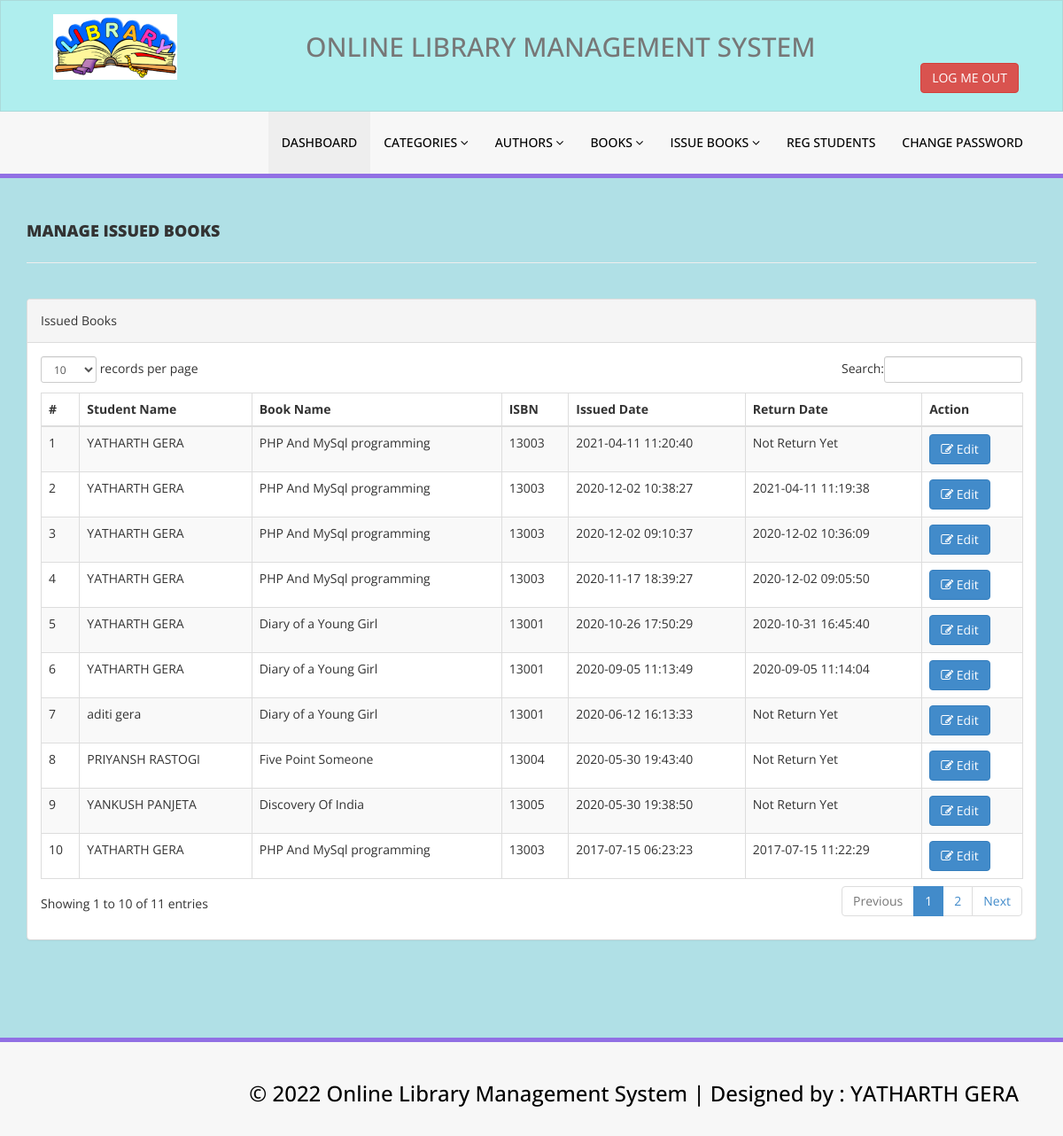
Screenshot of /admin/manage-issued-books.php (signed in) with the database file from the repository.
### tables this page shows
CREATE TABLE `tblissuedbookdetails` (
  `id` int(11) NOT NULL,
  `BookId` int(11) DEFAULT NULL,
  `StudentID` varchar(150) DEFAULT NULL,
  `IssuesDate` timestamp NULL DEFAULT current_timestamp(),
  `ReturnDate` timestamp NULL DEFAULT NULL ON UPDATE current_timestamp(),
  `RetrunStatus` int(1) DEFAULT NULL,
  `fine` int(11) DEFAULT NULL
);

CREATE TABLE `tblstudents` (
  `id` int(11) NOT NULL,
  `StudentId` varchar(100) DEFAULT NULL,
  `FullName` varchar(120) DEFAULT NULL,
  `EmailId` varchar(120) DEFAULT NULL,
  `MobileNumber` char(11) DEFAULT NULL,
  `Password` varchar(120) DEFAULT NULL,
  `Status` int(1) DEFAULT NULL,
  `RegDate` timestamp NULL DEFAULT current_timestamp(),
  `UpdationDate` timestamp NULL DEFAULT NULL ON UPDATE current_timestamp()
);

CREATE TABLE `tblbooks` (
  `id` int(11) NOT NULL,
  `BookName` varchar(255) DEFAULT NULL,
  `CatId` int(11) DEFAULT NULL,
  `AuthorId` int(11) DEFAULT NULL,
  `ISBNNumber` int(11) DEFAULT NULL,
  `BookPrice` int(11) DEFAULT NULL,
  `RegDate` timestamp NULL DEFAULT current_timestamp(),
  `UpdationDate` timestamp NULL DEFAULT NULL ON UPDATE current_timestamp()
);

### admin/manage-issued-books.php (the view, shortened to what this page needs)
<?php
include('includes/config.php');
if(strlen($_SESSION['alogin'])==0)
    {
header('location:index.php');
}
else{
    ?>
<!DOCTYPE html>
<html xmlns="http://www.w3.org/1999/xhtml">
<head>
    <link href="assets/css/bootstrap.css" rel="stylesheet" />
    <link href="assets/css/font-awesome.css" rel="stylesheet" />
    <link href="assets/js/dataTables/dataTables.bootstrap.css" rel="stylesheet" />
    <link href="assets/css/style.css" rel="stylesheet" />
</head>
<body style="background-color:PowderBlue;">
<?php include('includes/header.php');?>
    <div class="content-wrapper">
         <div class="container">
        <div class="row pad-botm">
            <div class="col-md-12">
                <h4 class="header-line">Manage Issued Books</h4>
    </div>
     <div class="row">
</div>
        </div>
            <div class="row">
                <div class="col-md-12">
                    <div class="panel panel-default">
                        <div class="panel-heading">
                          Issued Books
                        </div>
                        <div class="panel-body">
                            <div class="table-responsive">
                                <table class="table table-striped table-bordered table-hover" id="dataTables-example">
                                    <thead>
                                        <tr>
                                            <th>#</th>
                                            <th>Student Name</th>
                                            <th>Book Name</th>
                                            <th>ISBN </th>
                                            <th>Issued Date</th>
                                            <th>Return Date</th>
                                            <th>Action</th>
                                        </tr>
                                    </thead>
                                    <tbody>
<?php $sql = "SELECT tblstudents.FullName,tblbooks.BookName,tblbooks.ISBNNumber,tblissuedbookdetails.IssuesDate,tblissuedbookdetails.ReturnDate,tblissuedbookdetails.id as rid from  tblissuedbookdetails join tblstudents on tblstudents.StudentId=tblissuedbookdetails.StudentId join tblbooks on tblbooks.id=tblissuedbookdetails.BookId order by tblissuedbookdetails.id desc";
$query = $dbh -> prepare($sql);
$query->execute();
$results=$query->fetchAll(PDO::FETCH_OBJ);
$cnt=1;
if($query->rowCount() > 0)
{
foreach($results as $result)
{               ?>
                                        <tr class="odd gradeX">
                                            <td class="center"><?php echo htmlentities($cnt);?></td>
                                            <td class="center"><?php echo htmlentities($result->FullName);?></td>
                                            <td class="center"><?php echo htmlentities($result->BookName);?></td>
                                            <td class="center"><?php echo htmlentities($result->ISBNNumber);?></td>
                                            <td class="center"><?php echo htmlentities($result->IssuesDate);?></td>
                                            <td class="center"><?php if($result->ReturnDate=="")
                                            {
                                                echo htmlentities("Not Return Yet");
                                            } else {
                                            echo htmlentities($result->ReturnDate);
}
                                            ?></td>
                                            <td class="center">
                                            <a href="update-issue-bookdeails.php?rid=<?php echo htmlentities($result->rid);?>"><button class="btn btn-primary"><i class="fa fa-edit "></i> Edit</button>
                                            </td>
                                        </tr>
 <?php $cnt=$cnt+1;}} ?>
                                    </tbody>
                                </table>
                            </div>
                        </div>
                    </div>
                </div>
            </div>
    </div>
    </div>
  <?php include('includes/footer.php');?>
</body>
</html>
<?php } ?>

### admin/assets/css/style.css (style rules this page uses)
.content-wrapper { margin-top: 40px; min-height:800px; padding-bottom:90px; }
.header-line { font-weight:900; padding-bottom:25px; border-bottom:1px solid #eeeeee; text-transform:uppercase; }
.pad-botm { padding-bottom:30px; }

### rows the page displays
tblissuedbookdetails: tblstudents.FullName "YATHARTH GERA", BookId.BookName "PHP And MySql programming", BookId.ISBNNumber "13003", IssuesDate "2021-04-11 11:20:40"
tblissuedbookdetails: tblstudents.FullName "YATHARTH GERA", BookId.BookName "PHP And MySql programming", BookId.ISBNNumber "13003", IssuesDate "2020-12-02 10:38:27", ReturnDate "2021-04-11 11:19:38"
tblissuedbookdetails: tblstudents.FullName "YATHARTH GERA", BookId.BookName "PHP And MySql programming", BookId.ISBNNumber "13003", IssuesDate "2020-12-02 09:10:37", ReturnDate "2020-12-02 10:36:09"
tblissuedbookdetails: tblstudents.FullName "YATHARTH GERA", BookId.BookName "PHP And MySql programming", BookId.ISBNNumber "13003", IssuesDate "2020-11-17 18:39:27", ReturnDate "2020-12-02 09:05:50"
tblissuedbookdetails: tblstudents.FullName "YATHARTH GERA", BookId.BookName "Diary of a Young Girl", BookId.ISBNNumber "13001", IssuesDate "2020-10-26 17:50:29", ReturnDate "2020-10-31 16:45:40"
tblissuedbookdetails: tblstudents.FullName "YATHARTH GERA", BookId.BookName "Diary of a Young Girl", BookId.ISBNNumber "13001", IssuesDate "2020-09-05 11:13:49", ReturnDate "2020-09-05 11:14:04"
tblissuedbookdetails: tblstudents.FullName "aditi gera", BookId.BookName "Diary of a Young Girl", BookId.ISBNNumber "13001", IssuesDate "2020-06-12 16:13:33"
tblissuedbookdetails: tblstudents.FullName "PRIYANSH RASTOGI", BookId.BookName "Five Point Someone", BookId.ISBNNumber "13004", IssuesDate "2020-05-30 19:43:40"
tblissuedbookdetails: tblstudents.FullName "YANKUSH PANJETA", BookId.BookName "Discovery Of India", BookId.ISBNNumber "13005", IssuesDate "2020-05-30 19:38:50"
tblissuedbookdetails: tblstudents.FullName "YATHARTH GERA", BookId.BookName "PHP And MySql programming", BookId.ISBNNumber "13003", IssuesDate "2017-07-15 06:23:23", ReturnDate "2017-07-15 11:22:29"
